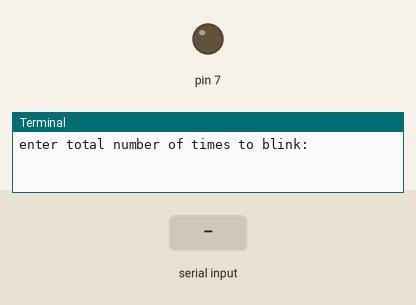
A program run on a simulated Raspberry Pi (header pin numbers). Shown: output pins drawn as LEDs (lit = HIGH), the last lines printed to the terminal. The test bench sets the inputs (shaded band).

Above: at 1.2 s.
1.3 s: "5" typed at the terminal
2.8 s: "90" typed at the terminal
At 3.5 s:
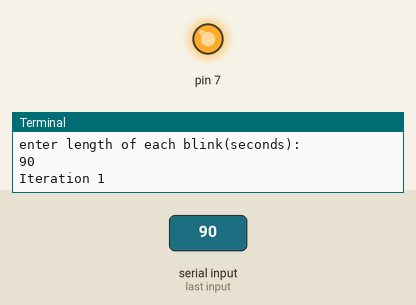
Timing chart, 0 to 5.8 s (numbered marks = the images above; inputs shaded):
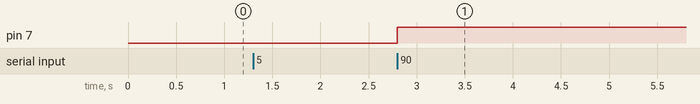

The program:

blinky.py
```python
import RPi.GPIO as GPIO
import time

GPIO.setmode(GPIO.BOARD)
GPIO.setup(7, GPIO.OUT)
#GPIO.setup(12, GPIO.OUT)

def blink(numtimes,speed):
    for i in range(0,numtimes):
        print "Iteration " + str(i+1)
        GPIO.output(7, GPIO.HIGH)
        time.sleep(speed)
        GPIO.output(7, GPIO.LOW)
        time.sleep(speed)
    print "Done"

    GPIO.output(7, GPIO.LOW)

    GPIO.cleanup()

iterations = raw_input("enter total number of times to blink: ")
speed = raw_input("enter length of each blink(seconds): ")


blink(int(iterations),float(speed))
```

Measured:
- after the input at 2.8 s, pin 7: LOW → HIGH at once
